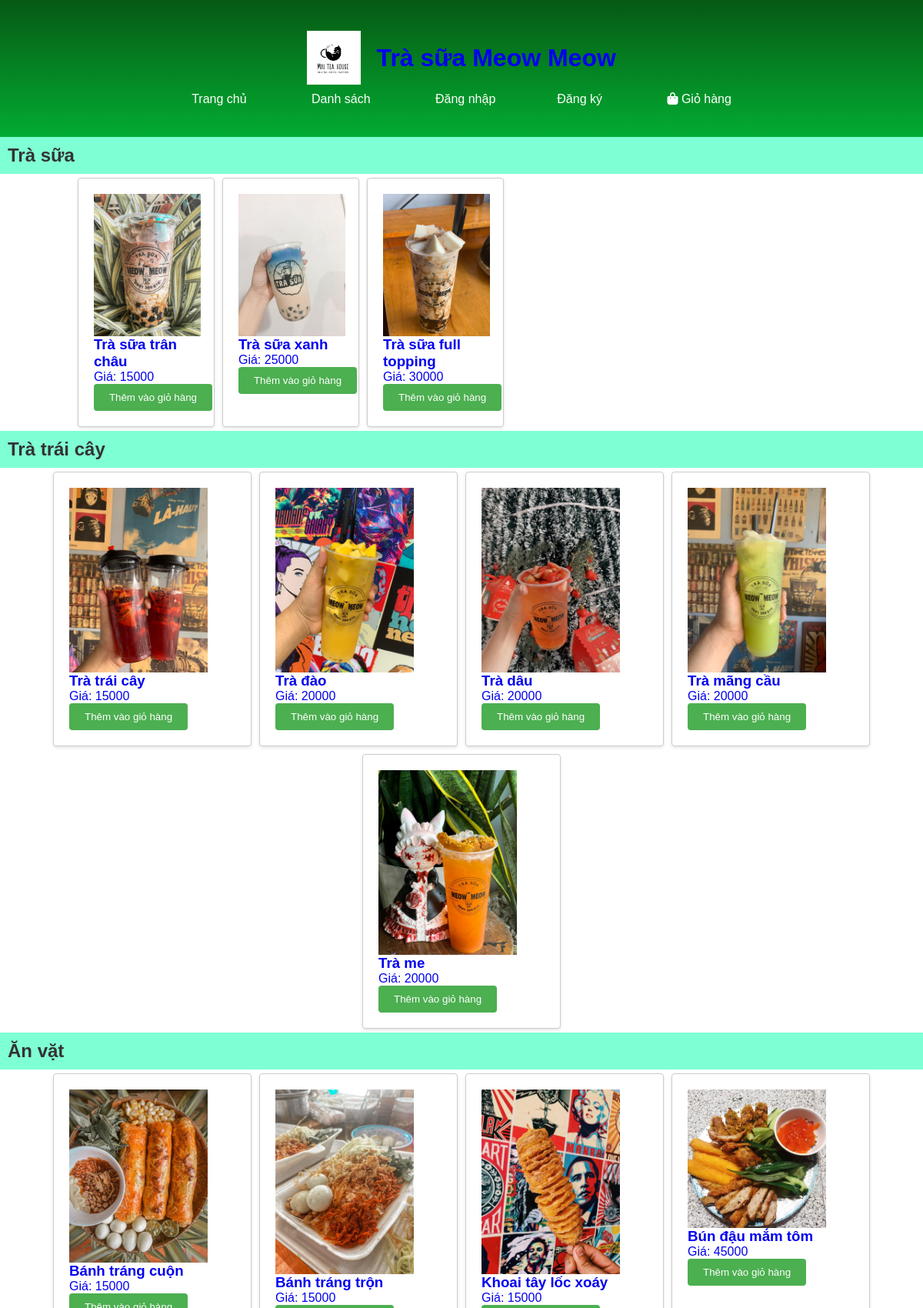
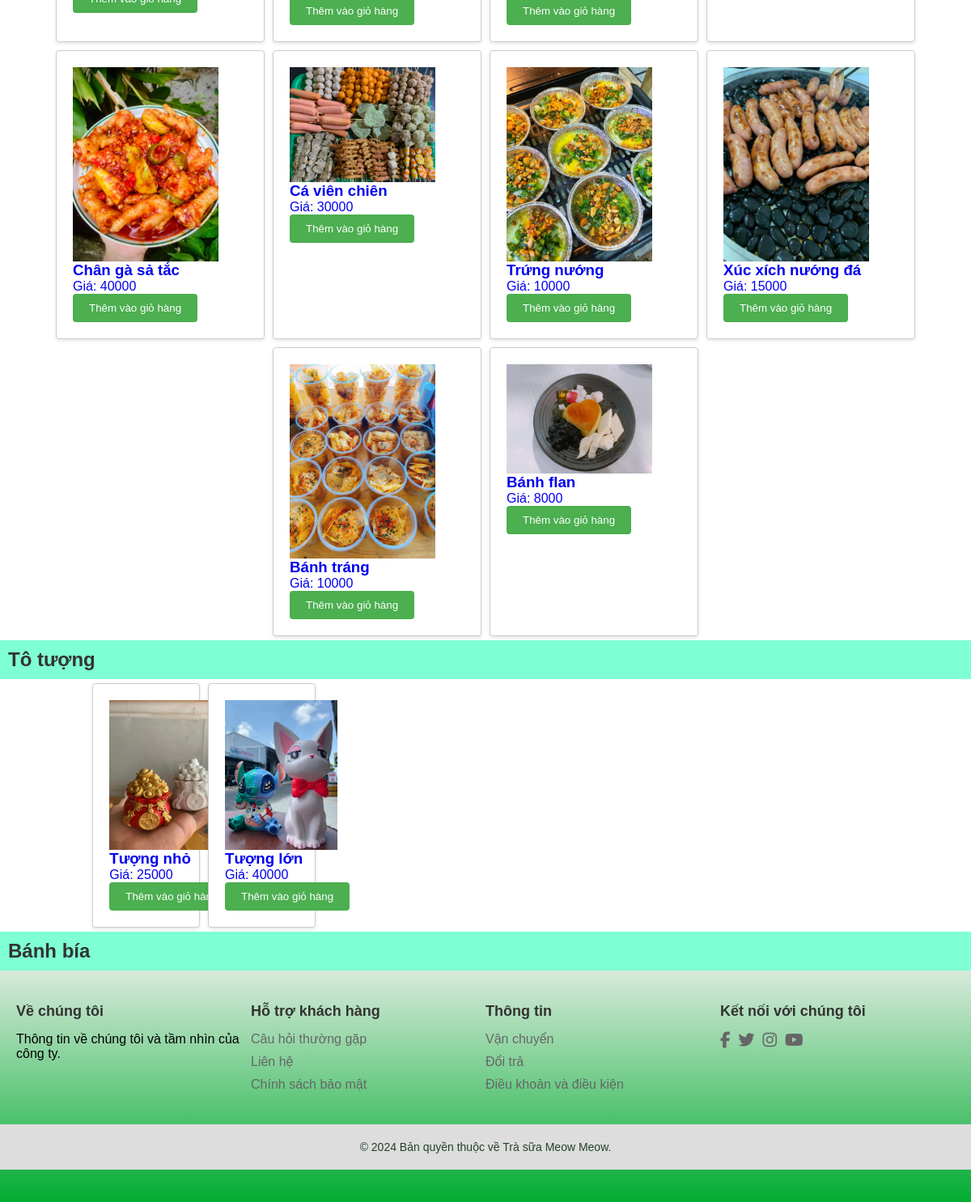
The app's page /index.php?page=list with its own data (2 pictures, top to bottom).
### tables this page shows
CREATE TABLE `category` (
  `id` int(5) NOT NULL,
  `loai` varchar(30) NOT NULL
);

CREATE TABLE `product` (
  `id` int(5) NOT NULL,
  `name` varchar(30) NOT NULL,
  `image` varchar(50) NOT NULL,
  `price` double(10,0) NOT NULL DEFAULT 0,
  `idcate` int(5) NOT NULL
);

### app/model/database.php (called while the page is built, shortened)
<?php
class Database{
  private $servername = "localhost";
  private $username = "root";
  private $password = "";
  private $dbname = "webbanhang";
  public $conn;
  function __construct()
  {
      try {
          $this->conn = new PDO("mysql:host=$this->servername;dbname=$this->dbname;charset=utf8", $this->username, $this->password);
          $this->conn->setAttribute(PDO::ATTR_ERRMODE, PDO::ERRMODE_EXCEPTION);
      } catch (PDOException $e) {
          echo "Kết nối thất bại: " . $e->getMessage();
      }
  }
  public function getProducts()
  {
      $stmt = $this->conn->query("SELECT * FROM product");
      return $stmt->fetchAll(PDO::FETCH_ASSOC);
  }
  public function getCategory()
  {
      $stmt = $this->conn->query("SELECT * FROM category");
      return $stmt->fetchAll(PDO::FETCH_ASSOC);
  }
}

### app/view/list.php (the view, shortened to what this page needs)
<?php
$database = new Database();
$products = $database->getProducts();
$category = $database->getCategory();
foreach($category as $type){
    echo '<div class="metqua"><h2>'.$type['loai'].'</h2></div>';
    echo "<section class='sanpham-grid'>";
    foreach($products as $row){
        if($row['idcate']==$type['id']){
            echo '<article class="sanpham">';
            echo '<a href = "index.php?page=detail&id=' . $row["id"] . '">';
            echo '  <header class="sub-header">';
            echo '    <img src="img/' . $row["image"] . '" alt="' . $row["name"] . '" />';
            echo '    <h3>' . $row["name"] . '</h3>';
            echo '  </header>';
            echo '  <p>Giá: ' . $row["price"] . '</p>';
            echo '<form method="post" action="">';
            echo '<input type="submit" name="add_to_cart" value="Thêm vào giỏ hàng">';
            echo '</form>';
            echo '</a>';
            echo '</article>';
        }
    }
    echo "</section>";
}
?>

### app/view/header.php (shortened to what this page needs)
<!DOCTYPE html>
<html lang="en">
<head>
    <link rel="stylesheet" href="public/css/style.css" />
</head>
<body>
    <header class="big-header">
        <a href="index.php?page=home"><img src="img/logo.png" alt=""></a>
        <a href="index.php?page=home"><h1>Trà sữa Meow Meow</h1></a>
        <nav>
            <ul>
                <li><a href="index.php?page=home">Trang chủ</a></li>
                <li><a href="index.php?page=list">Danh sách</a></li>
                <?php
                if (isset($_SESSION['username'])) {
                    echo "<li><a>Xin chào, {$_SESSION['username']}</a></li>";
                    echo "<li><a href='index.php?page=signout'>Đăng xuất</a></li>";
                } else {
                    echo "<li><a href='index.php?page=signin'>Đăng nhập</a></li>";
                    echo "<li><a href='index.php?page=register'>Đăng ký</a></li>";
                }
                ?>
                <li><a href="index.php?page=cart"><i class="fa fa-shopping-bag" aria-hidden="true"></i> Giỏ hàng</a></li>
            </ul>
        </nav>
    </header>

### index.php (shortened to what this page needs)
<?php
require_once('app/model/database.php');
require_once('app/view/header.php');
$database = new Database();
$products = $database->getProducts();
if(isset($_GET['page'])){
  $page = $_GET['page'];
  switch ($page){
    case 'list':
      require_once 'app/view/list.php';
      break;
    }
  } else {
    $home = new HomeController();
    $home->view($database);
  }
require_once('app/view/footer.php');
?>

### app/view/footer.php
<footer>
      <div class="container">
        <div class="footer-content">
          <div class="footer-column">
            <h3>Về chúng tôi</h3>
            <p>Thông tin về chúng tôi và tầm nhìn của công ty.</p>
          </div>
          <div class="footer-column">
            <h3>Hỗ trợ khách hàng</h3>
            <ul>
              <li><a href="#">Câu hỏi thường gặp</a></li>
              <li><a href="#">Liên hệ</a></li>
              <li><a href="#">Chính sách bảo mật</a></li>
            </ul>
          </div>
          <div class="footer-column">
            <h3>Thông tin</h3>
            <ul>
              <li><a href="#">Vận chuyển</a></li>
              <li><a href="#">Đổi trả</a></li>
              <li><a href="#">Điều khoản và điều kiện</a></li>
            </ul>
          </div>
          <div class="footer-column">
            <h3>Kết nối với chúng tôi</h3>
            <ul class="social-icons">
              <li><a href="#"><i class="fab fa-facebook-f"></i></a></li>
              <li><a href="#"><i class="fab fa-twitter"></i></a></li>
              <li><a href="#"><i class="fab fa-instagram"></i></a></li>
              <li><a href="#"><i class="fab fa-youtube"></i></a></li>
            </ul>
          </div>
        </div>
      </div>
      <div class="footer-bottom">
        <div class="container">
          <p>&copy; 2024 Bản quyền thuộc về Trà sữa Meow Meow.</p>
        </div>
      </div>
    </footer>
</body>
</html>

### public/css/style.css (style rules this page uses)
* { margin: 0; padding: 0; }
body { font-family: Arial, sans-serif; margin: 0; padding: 0; }
.big-header { background-image: linear-gradient(0, #02ac32, #065914); color: #fff; padding: 40px; text-align: center; }
.big-header h1, .big-header img { display: inline-block; vertical-align: middle; }
.big-header a { text-decoration: none; outline: none; }
.big-header img { width: 70px; margin-right: 1rem; }
nav ul { list-style-type: none; padding: 0; margin: 10px 40px 0 40px; }
nav ul li { display: inline; margin: 0 40px 0 40px; }
nav ul li a { color: #fff; text-decoration: none; }
h2 { display: flex; justify-content: center; color: #333; margin: 10px; }
.metqua { width: 100%; display: flex; right: 0; left: 0; background: aquamarine; }
.sanpham { display: inline-block; flex-wrap: wrap; border: 1px solid #ccc; padding: 10px; margin-bottom: 20px; width: 18%; }
.sanpham .sub-header img { width: 200px; max-height: 250px; object-fit: cover; }
.sanpham a { text-decoration: none; }
footer { background-image: linear-gradient(0, #02ac32, #d8eadb); padding: 40px 0; float: left; width: 100%; }
.container { max-width: 1200px; margin: 0 auto; padding: 0 20px; }
.footer-content { display: flex; flex-wrap: wrap; justify-content: space-between; }
.footer-column { flex-basis: 25%; margin-bottom: 30px; }
.container h3 { color: #333; font-size: 18px; margin-bottom: 15px; }
.container ul { list-style: none; padding: 0; margin: 0; }
.container ul li { margin-bottom: 10px; }
.container ul li a { color: #666; text-decoration: none; transition: color 0.3s ease; }
.social-icons { display: flex; }
.social-icons li { margin-right: 10px; }
.social-icons li:last-child { margin-right: 0; }
.social-icons i { color: #666; font-size: 20px; transition: color 0.3s ease; }
.footer-bottom { background-color: #ddd; padding: 20px 0; text-align: center; }
.footer-bottom p { margin: 0; font-size: 14px; color: #26402a; }
.sanpham-grid .sanpham,.sanpham { background-color: #fff; padding: 20px; border-radius: 4px; box-shadow: 0 2px 4px rgba(0, 0, 0, 0.1); max-width: auto; margin: 5px; display: flex; flex-wrap: wrap; }
.sanpham .sub-header img { max-width: 90%; height: auto; display: flex; justify-content: center; }
.sanpham-grid { float: left; max-width: 100%; justify-content: center; display: flex; max-width: 100%; flex-wrap: wrap; position: relative; }
input[type="submit"] { padding: 10px 20px; background-color: #4CAF50; color: #fff; border: none; border-radius: 4px; cursor: pointer; }

### records on screen
category: loai "Trà sữa"
product: image (picture), name "Trà sữa trân châu", price "15000"
product: image (picture), name "Trà sữa xanh", price "25000"
product: image (picture), name "Trà sữa full topping", price "30000"
category: loai "Trà trái cây"
product: image (picture), name "Trà trái cây", price "15000"
product: image (picture), name "Trà đào", price "20000"
product: image (picture), name "Trà dâu", price "20000"
product: image (picture), name "Trà mãng cầu", price "20000"
product: image (picture), name "Trà me", price "20000"
category: loai "Ăn vặt"
product: image (picture), name "Bánh tráng cuộn", price "15000"
product: image (picture), name "Bánh tráng trộn", price "15000"
product: image (picture), name "Khoai tây lốc xoáy", price "15000"
product: image (picture), name "Bún đậu mắm tôm", price "45000"
product: image (picture), name "Chân gà sả tắc", price "40000"
product: image (picture), name "Cá viên chiên", price "30000"
product: image (picture), name "Trứng nướng", price "10000"
product: image (picture), name "Xúc xích nướng đá", price "15000"
product: image (picture), name "Bánh tráng", price "10000"
product: image (picture), name "Bánh flan", price "8000"
category: loai "Tô tượng"
product: image (picture), name "Tượng nhỏ", price "25000"
product: image (picture), name "Tượng lớn", price "40000"
category: loai "Bánh bía"
